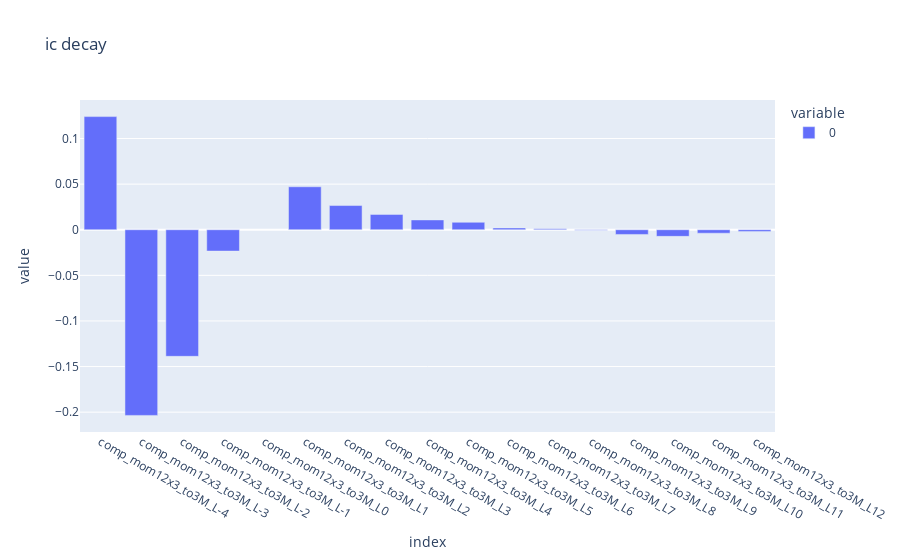
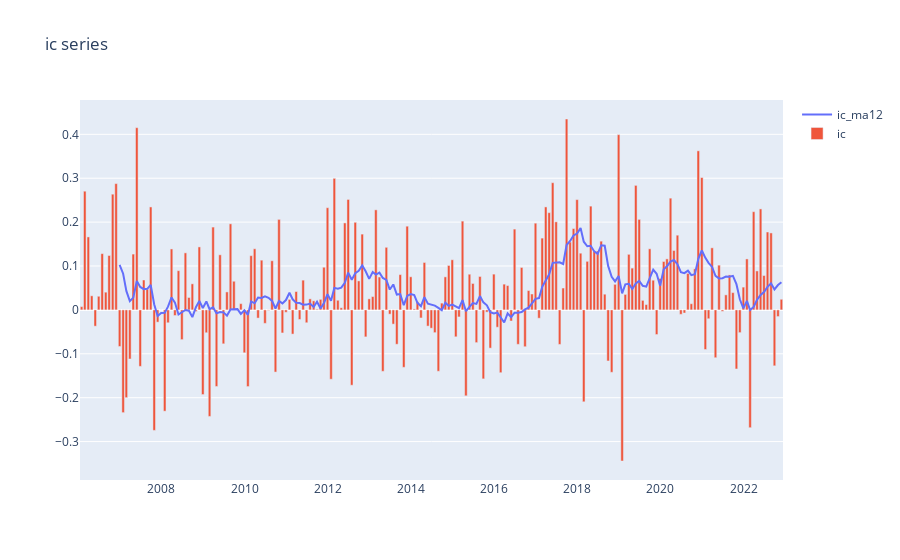
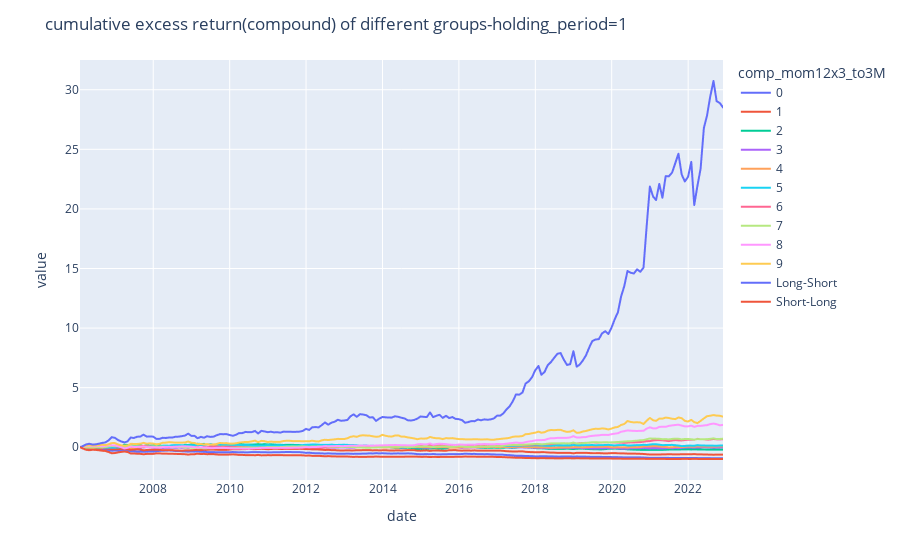
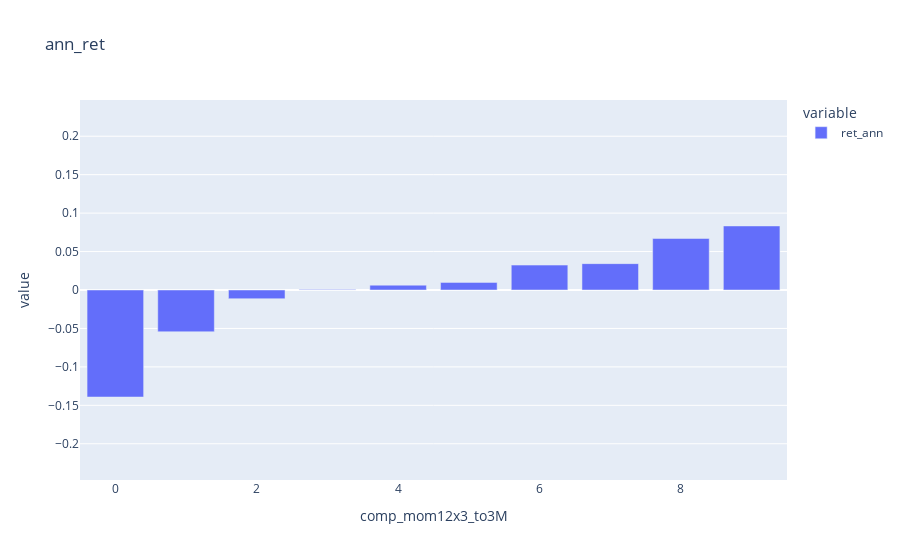

Notebook code for these charts, in order:
### Code cell
factor='comp_mom12x3_to3M'
report = fe.get_factor_detail_report(factor=factor,universe=high_liq,add_shift=0,base='close',start_date='2006-01-01',end_date='2022-12-31',total=False,excess_return=True,holding_period=1)
summary_plot(report)

### Figure 1 — Plotly figure (JSON) as saved in the notebook; plotly's stock layout.template omitted (floating-point values rounded to 4 significant figures)
{"data": [{"alignmentgroup": "True", "hovertemplate": "variable=0<br>index=%{x}<br>value=%{y}<extra></extra>", "legendgroup": "0", "marker": {"color": "#636efa", "pattern": {"shape": ""}}, "name": "0", "offsetgroup": "0", "orientation": "v", "showlegend": true, "textposition": "auto", "type": "bar", "x": ["comp_mom12x3_to3M_L-4", "comp_mom12x3_to3M_L-3", "comp_mom12x3_to3M_L-2", "comp_mom12x3_to3M_L-1", "comp_mom12x3_to3M_L0", "comp_mom12x3_to3M_L1", "comp_mom12x3_to3M_L2", "comp_mom12x3_to3M_L3", "comp_mom12x3_to3M_L4", "comp_mom12x3_to3M_L5", "comp_mom12x3_to3M_L6", "comp_mom12x3_to3M_L7", "comp_mom12x3_to3M_L8", "comp_mom12x3_to3M_L9", "comp_mom12x3_to3M_L10", "comp_mom12x3_to3M_L11", "comp_mom12x3_to3M_L12"], "xaxis": "x", "y": [0.124, -0.2035, -0.1388, -0.02339, null, 0.0471, 0.02653, 0.01682, 0.01077, 0.008165, 0.001975, 0.0009508, -0.000482, -0.005152, -0.007271, -0.003777, -0.002057], "yaxis": "y"}], "layout": {"barmode": "relative", "legend": {"title": {"text": "variable"}, "tracegroupgap": 0}, "title": {"text": "ic decay"}, "xaxis": {"anchor": "y", "domain": [0, 1], "title": {"text": "index"}}, "yaxis": {"anchor": "x", "domain": [0, 1], "title": {"text": "value"}}}}

### Figure 2 — Plotly figure (JSON) as saved in the notebook; plotly's stock layout.template omitted (floating-point values rounded to 4 significant figures; data arrays with more than 128 entries replaced by an {"elided": "..."} marker saying what was removed)
{"data": [{"name": "ic_ma12", "type": "scatter", "x": {"elided": "203 str values"}, "y": {"elided": "203 float values"}}, {"name": "ic", "type": "bar", "x": {"elided": "203 str values"}, "y": {"elided": "203 float values"}}], "layout": {"title": {"text": "ic series"}, "xaxis": {"anchor": "y", "domain": [0, 1]}, "yaxis": {"anchor": "x", "domain": [0, 1]}}}

### Figure 3 — Plotly figure (JSON) as saved in the notebook; plotly's stock layout.template omitted (floating-point values rounded to 4 significant figures; data arrays with more than 128 entries replaced by an {"elided": "..."} marker saying what was removed)
{"data": [{"hovertemplate": "comp_mom12x3_to3M=0<br>date=%{x}<br>value=%{y}<extra></extra>", "legendgroup": "0", "line": {"color": "#636efa", "dash": "solid"}, "marker": {"symbol": "circle"}, "mode": "lines", "name": "0", "showlegend": true, "type": "scattergl", "x": {"elided": "203 str values"}, "xaxis": "x", "y": {"elided": "203 float values"}, "yaxis": "y"}, {"hovertemplate": "comp_mom12x3_to3M=1<br>date=%{x}<br>value=%{y}<extra></extra>", "legendgroup": "1", "line": {"color": "#EF553B", "dash": "solid"}, "marker": {"symbol": "circle"}, "mode": "lines", "name": "1", "showlegend": true, "type": "scattergl", "x": {"elided": "203 str values"}, "xaxis": "x", "y": {"elided": "203 float values"}, "yaxis": "y"}, {"hovertemplate": "comp_mom12x3_to3M=2<br>date=%{x}<br>value=%{y}<extra></extra>", "legendgroup": "2", "line": {"color": "#00cc96", "dash": "solid"}, "marker": {"symbol": "circle"}, "mode": "lines", "name": "2", "showlegend": true, "type": "scattergl", "x": {"elided": "203 str values"}, "xaxis": "x", "y": {"elided": "203 float values"}, "yaxis": "y"}, {"hovertemplate": "comp_mom12x3_to3M=3<br>date=%{x}<br>value=%{y}<extra></extra>", "legendgroup": "3", "line": {"color": "#ab63fa", "dash": "solid"}, "marker": {"symbol": "circle"}, "mode": "lines", "name": "3", "showlegend": true, "type": "scattergl", "x": {"elided": "203 str values"}, "xaxis": "x", "y": {"elided": "203 float values"}, "yaxis": "y"}, {"hovertemplate": "comp_mom12x3_to3M=4<br>date=%{x}<br>value=%{y}<extra></extra>", "legendgroup": "4", "line": {"color": "#FFA15A", "dash": "solid"}, "marker": {"symbol": "circle"}, "mode": "lines", "name": "4", "showlegend": true, "type": "scattergl", "x": {"elided": "203 str values"}, "xaxis": "x", "y": {"elided": "203 float values"}, "yaxis": "y"}, {"hovertemplate": "comp_mom12x3_to3M=5<br>date=%{x}<br>value=%{y}<extra></extra>", "legendgroup": "5", "line": {"color": "#19d3f3", "dash": "solid"}, "marker": {"symbol": "circle"}, "mode": "lines", "name": "5", "showlegend": true, "type": "scattergl", "x": {"elided": "203 str values"}, "xaxis": "x", "y": {"elided": "203 float values"}, "yaxis": "y"}, {"hovertemplate": "comp_mom12x3_to3M=6<br>date=%{x}<br>value=%{y}<extra></extra>", "legendgroup": "6", "line": {"color": "#FF6692", "dash": "solid"}, "marker": {"symbol": "circle"}, "mode": "lines", "name": "6", "showlegend": true, "type": "scattergl", "x": {"elided": "203 str values"}, "xaxis": "x", "y": {"elided": "203 float values"}, "yaxis": "y"}, {"hovertemplate": "comp_mom12x3_to3M=7<br>date=%{x}<br>value=%{y}<extra></extra>", "legendgroup": "7", "line": {"color": "#B6E880", "dash": "solid"}, "marker": {"symbol": "circle"}, "mode": "lines", "name": "7", "showlegend": true, "type": "scattergl", "x": {"elided": "203 str values"}, "xaxis": "x", "y": {"elided": "203 float values"}, "yaxis": "y"}, {"hovertemplate": "comp_mom12x3_to3M=8<br>date=%{x}<br>value=%{y}<extra></extra>", "legendgroup": "8", "line": {"color": "#FF97FF", "dash": "solid"}, "marker": {"symbol": "circle"}, "mode": "lines", "name": "8", "showlegend": true, "type": "scattergl", "x": {"elided": "203 str values"}, "xaxis": "x", "y": {"elided": "203 float values"}, "yaxis": "y"}, {"hovertemplate": "comp_mom12x3_to3M=9<br>date=%{x}<br>value=%{y}<extra></extra>", "legendgroup": "9", "line": {"color": "#FECB52", "dash": "solid"}, "marker": {"symbol": "circle"}, "mode": "lines", "name": "9", "showlegend": true, "type": "scattergl", "x": {"elided": "203 str values"}, "xaxis": "x", "y": {"elided": "203 float values"}, "yaxis": "y"}, {"hovertemplate": "comp_mom12x3_to3M=Long-Short<br>date=%{x}<br>value=%{y}<extra></extra>", "legendgroup": "Long-Short", "line": {"color": "#636efa", "dash": "solid"}, "marker": {"symbol": "circle"}, "mode": "lines", "name": "Long-Short", "showlegend": true, "type": "scattergl", "x": {"elided": "203 str values"}, "xaxis": "x", "y": {"elided": "203 float values"}, "yaxis": "y"}, {"hovertemplate": "comp_mom12x3_to3M=Short-Long<br>date=%{x}<br>value=%{y}<extra></extra>", "legendgroup": "Short-Long", "line": {"color": "#EF553B", "dash": "solid"}, "marker": {"symbol": "circle"}, "mode": "lines", "name": "Short-Long", "showlegend": true, "type": "scattergl", "x": {"elided": "203 str values"}, "xaxis": "x", "y": {"elided": "203 float values"}, "yaxis": "y"}], "layout": {"legend": {"title": {"text": "comp_mom12x3_to3M"}, "tracegroupgap": 0}, "margin": {"t": 60}, "title": {"text": "cumulative excess return(compound) of different groups-holding_period=1"}, "xaxis": {"anchor": "y", "domain": [0, 1], "title": {"text": "date"}}, "yaxis": {"anchor": "x", "domain": [0, 1], "title": {"text": "value"}}}}

### Figure 4 — Plotly figure (JSON) as saved in the notebook; plotly's stock layout.template omitted (floating-point values rounded to 4 significant figures)
{"data": [{"alignmentgroup": "True", "hovertemplate": "variable=ret_ann<br>comp_mom12x3_to3M=%{x}<br>value=%{y}<extra></extra>", "legendgroup": "ret_ann", "marker": {"color": "#636efa", "pattern": {"shape": ""}}, "name": "ret_ann", "offsetgroup": "ret_ann", "orientation": "v", "showlegend": true, "textposition": "auto", "type": "bar", "x": [0, 1, 2, 3, 4, 5, 6, 7, 8, 9, "Long-Short", "Short-Long"], "xaxis": "x", "y": [-0.1392, -0.0543, -0.0113, 0.0008, 0.0063, 0.0099, 0.0324, 0.0343, 0.067, 0.0833, 0.2224, -0.2224], "yaxis": "y"}], "layout": {"barmode": "relative", "legend": {"title": {"text": "variable"}, "tracegroupgap": 0}, "title": {"text": "ann_ret"}, "xaxis": {"anchor": "y", "domain": [0, 1], "title": {"text": "comp_mom12x3_to3M"}}, "yaxis": {"anchor": "x", "domain": [0, 1], "title": {"text": "value"}}}}
